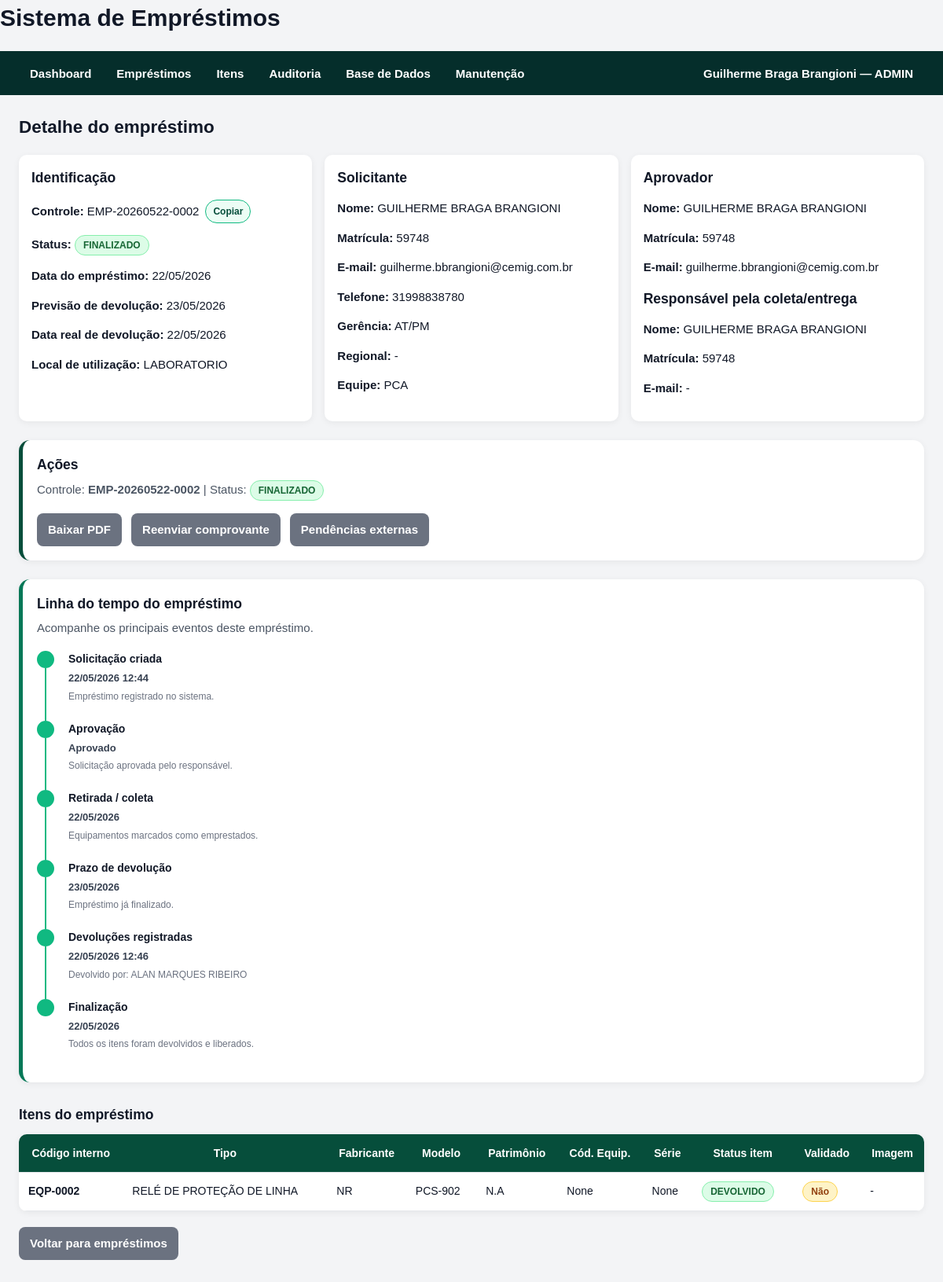
Before: /emprestimos/2 (signed in) with the older database file.
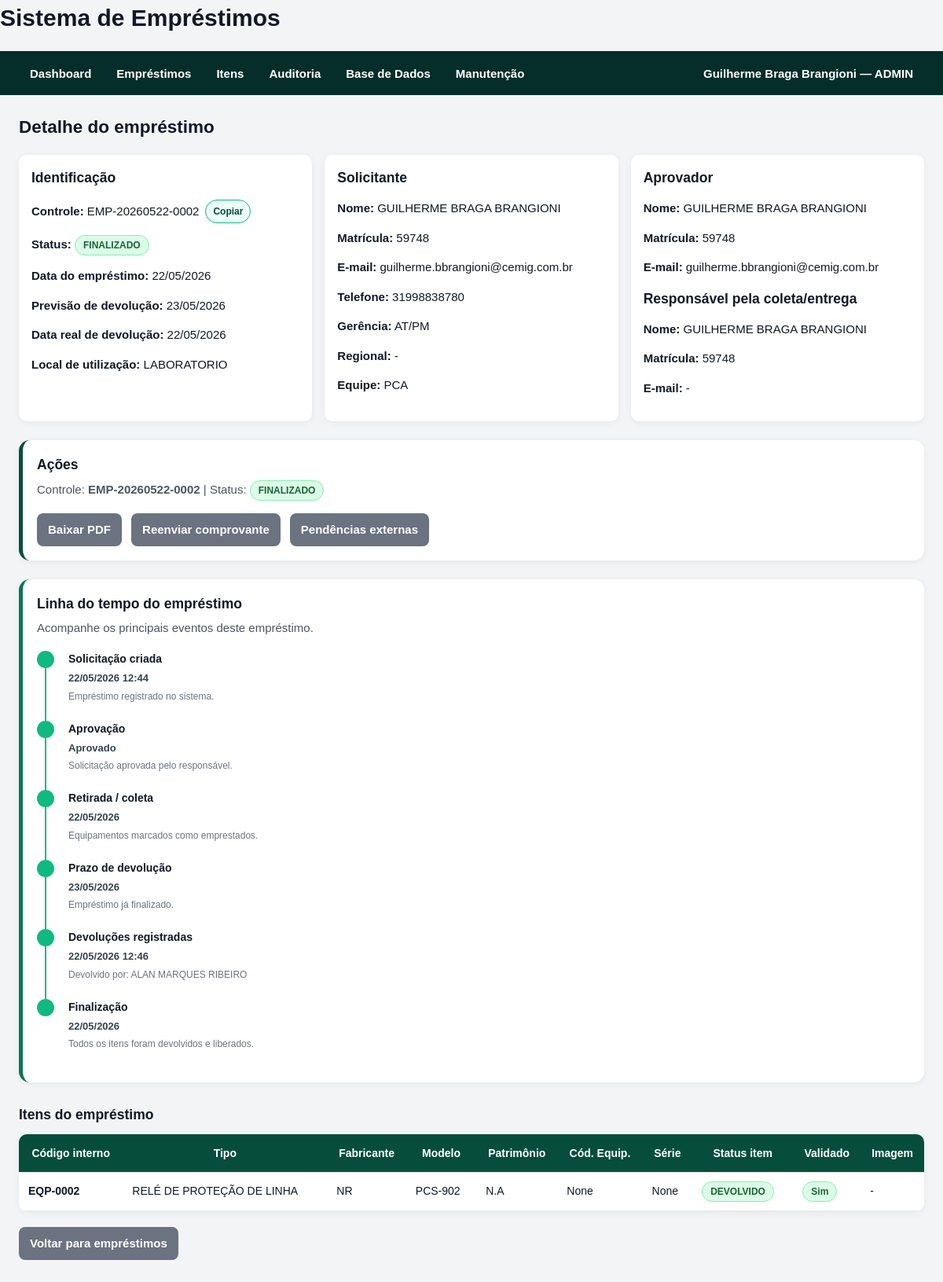
After: the same page with the newer database file.
### models/loan_item.py (models this page shows)
class LoanItem(db.Model):
    __tablename__ = "loan_items"
    id = db.Column(db.Integer, primary_key=True)
    loan_id = db.Column(db.Integer, db.ForeignKey("loans.id"), nullable=False)
    equipment_id = db.Column(db.Integer, db.ForeignKey("equipments.id"))
    consumable_id = db.Column(db.Integer, db.ForeignKey("consumables.id"))
    tipo_item = db.Column(db.String(100), nullable=False)
    quantidade = db.Column(db.Integer, default=1)
    quantidade_devolvida = db.Column(db.Integer, default=0)
    status = db.Column(db.String(100), default="EMPRESTADO")
    devolvido_em = db.Column(db.DateTime)
    devolvido_por = db.Column(db.String(255))
    image_path = db.Column(db.String(500))
    image_original_filename = db.Column(db.String(255))
    observacoes = db.Column(db.Text)
    created_at = db.Column(db.DateTime, default=datetime.utcnow)
    loan = db.relationship("Loan", back_populates="items")
    equipment = db.relationship("Equipment", back_populates="loan_items")
    consumable = db.relationship("Consumable", back_populates="loan_items")

### routes/loan_routes.py (the view)
@loan_bp.route("/<int:loan_id>")
def loan_detail(loan_id: int):
    loan = (
        Loan.query
        .options(*loan_full_options())
        .filter(Loan.id == loan_id)
        .first_or_404()
    )
    return render_template(
        "loan_detail.html",
        loan=loan,
    )

### services/approval_service.py (called while the page is built, shortened)
    @staticmethod
    def count_pending_for_current_user() -> int:
        current_user = AuthService.get_current_user()
        if not current_user:
            return 0
        query = (
            Loan.query
            .join(Approver, Loan.approver_id == Approver.id)
            .filter(Loan.status == LoanStatus.PENDENTE_APROVACAO.value)
        )
        if current_user.role == UserRole.ADMIN.value:
            return query.count()

### services/auth_service.py (called while the page is built)
    @staticmethod
    def count_users() -> int:
        return SystemUser.query.count()

    @staticmethod
    def get_current_user() -> SystemUser | None:
        user_id = session.get(AuthService.SESSION_USER_ID_KEY)
        if not user_id:
            return None
        user = db.session.get(SystemUser, user_id)
        if not user or not user.active:
            AuthService.logout_user()
            return None
        return user

### utils/status_ui.py (called while the page is built)
def normalize_status(status: str) -> str:
    return str(status or "").strip().upper()

### templates/loan_detail.html (shortened to what the changed rows need)
{% extends "base.html" %}
{% block content %}
<h2>Detalhe do empréstimo</h2>
{% set action_status = loan.status %}
{% set ns = namespace(has_pending_validation=false) %}
{% for item in loan.items %}
    {% if item.equipment and not item.equipment.validado %}
        {% set ns.has_pending_validation = true %}
    {% endif %}
{% endfor %}
<section class="loan-timeline-card">
    <div class="loan-timeline">
        {% set returned_items = loan.items | selectattr("devolvido_em") | list %}
        {% if returned_items %}
            <div class="timeline-item timeline-done">
                <div class="timeline-content">
                    <strong>Devoluções registradas</strong>
                    {% for item in returned_items %}
                        <span>
                            {{ item.devolvido_em.strftime("%d/%m/%Y %H:%M") if item.devolvido_em else "-" }}
                        </span>
                        <small>
                            Devolvido por:
                            {{ item.devolvido_por or "Não informado" }}
                        </small>
                    {% endfor %}
                </div>
            </div>
        {% endif %}
    </div>
</section>
{% if loan.items %}
<table>
    <thead>
        <tr>
            <th>Código interno</th>
            <th>Tipo</th>
            <th>Fabricante</th>
            <th>Modelo</th>
            <th>Patrimônio</th>
            <th>Cód. Equip.</th>
            <th>Série</th>
            <th>Status item</th>
            <th>Validado</th>
            <th>Imagem</th>
        </tr>
    </thead>
    <tbody>
        {% for item in loan.items %}
            {% set equipment = item.equipment %}
            <tr>
                <td>
                    {% if equipment %}
                        <strong>{{ equipment.codigo_interno or "-" }}</strong>
                    {% else %}
                        -
                    {% endif %}
                </td>
                <td>{{ equipment.tipo_equipamento if equipment else "-" }}</td>
                <td>{{ equipment.fabricante if equipment else "-" }}</td>
                <td>{{ equipment.modelo if equipment else "-" }}</td>
                <td>{{ equipment.patrimonio if equipment else "-" }}</td>
                <td>{{ equipment.codigo_equipamento if equipment else "-" }}</td>
                <td>{{ equipment.serial if equipment else "-" }}</td>
                <td>
                    <span class="status-badge {{ status_badge_class(item.status) }}">
                        {{ format_status_label(item.status) }}
                    </span>
                </td>
                <td>
                    {% if equipment and equipment.validado %}
                        <span class="status-badge status-success">
                            Sim
                        </span>
                    {% else %}
                        <span class="status-badge status-warning">
                            Não
                        </span>
                    {% endif %}
                </td>
                <td>
                    {% if item.image_path %}
                        Sim
                    {% else %}
                        -
                    {% endif %}
                </td>
            </tr>
        {% endfor %}
    </tbody>
</table>
{% else %}
<p>Nenhum item vinculado a este empréstimo.</p>
{% endif %}
{% endblock %}

Changed rows visible on the page:
computed for LoanItem "ALAN MARQUES RIBEIRO": text "Não" → "Sim"
changed Equipment "EQP-0002": validado False → True (drawn)
